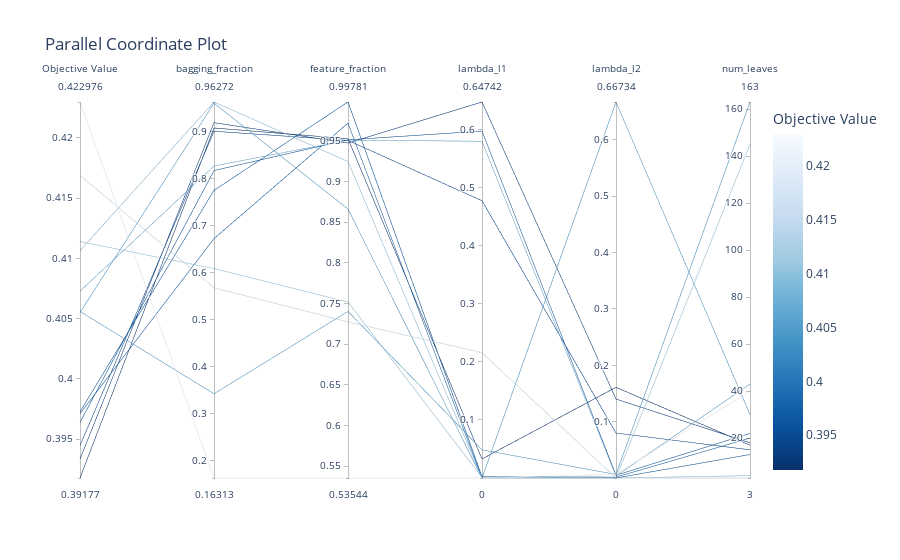

Source (notebook cell):
### Markdown cell above
## Visualize parallel_coordinate

When I check the best valued line, which is most blue color line starts from left-bottom, we can see following behavior:

 - higher high feature_fraction seems better
 - lower lambda_l1 seems better
 - lower lambda_l2 seems better
 - not too big num_leaves seems better
 
for debugging data. This is very small data, so it is reasonable that it should use all the feature and less regularization...

### Code cell
optuna.visualization.plot_parallel_coordinate(study)

### Figure 1 — Plotly figure (JSON) as saved in the notebook; plotly's stock layout.template omitted (floating-point values rounded to 4 significant figures)
{"data": [{"dimensions": [{"label": "Objective Value", "range": [0.3918, 0.423], "values": [0.423, 0.3971, 0.4056, 0.4106, 0.4169, 0.4114, 0.4055, 0.4073, 0.3964, 0.3918, 0.3933, 0.3945, 0.3973]}, {"label": "bagging_fraction", "range": [0.1631, 0.9627], "values": [0.1631, 0.6722, 0.3422, 0.9627, 0.5677, 0.6085, 0.9601, 0.8266, 0.8169, 0.9074, 0.9187, 0.9005, 0.7748]}, {"label": "feature_fraction", "range": [0.5354, 0.9978], "values": [0.5354, 0.9717, 0.7403, 0.9246, 0.7274, 0.7518, 0.8662, 0.9509, 0.9513, 0.9527, 0.9473, 0.9506, 0.9978]}, {"label": "lambda_l1", "range": [1.245e-07, 0.6474], "values": [3.74e-07, 1.37e-07, 0.04848, 6.811e-07, 0.2158, 0.0008777, 1.245e-07, 0.5799, 0.5974, 0.03281, 0.6474, 0.4774, 0.002101]}, {"label": "lambda_l2", "range": [1.547e-07, 0.6673], "values": [0.006499, 1.547e-07, 0.006271, 6.089e-07, 4.679e-05, 1.141e-06, 0.6673, 0.003542, 0.00481, 0.1609, 0.1401, 0.07978, 0.001591]}, {"label": "num_leaves", "range": [3, 163], "values": [40, 13, 163, 4, 3, 145, 30, 43, 22, 17, 18, 15, 20]}], "line": {"color": [0.423, 0.3971, 0.4056, 0.4106, 0.4169, 0.4114, 0.4055, 0.4073, 0.3964, 0.3918, 0.3933, 0.3945, 0.3973], "colorbar": {"title": {"text": "Objective Value"}}, "colorscale": [[0.0, "rgb(247,251,255)"], [0.125, "rgb(222,235,247)"], [0.25, "rgb(198,219,239)"], [0.375, "rgb(158,202,225)"], [0.5, "rgb(107,174,214)"], [0.625, "rgb(66,146,198)"], [0.75, "rgb(33,113,181)"], [0.875, "rgb(8,81,156)"], [1.0, "rgb(8,48,107)"]], "reversescale": true, "showscale": true}, "type": "parcoords"}], "layout": {"title": {"text": "Parallel Coordinate Plot"}}}
